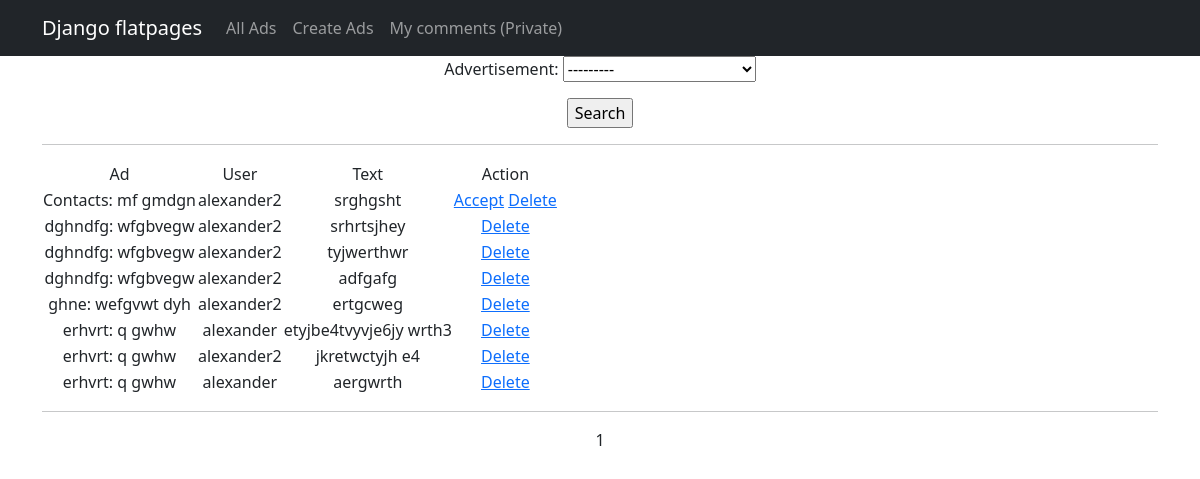
Screenshot of /board/comments/ (signed in) with the database file from the repository.
### board/models.py (models this page shows, shortened)
class Feedback(models.Model):
    advertisement = models.ForeignKey(Advertisement, on_delete=models.CASCADE)
    user = models.ForeignKey(User, on_delete=models.CASCADE)
    text = models.TextField()
    date_time = models.DateTimeField(auto_now_add=True)
    accepted = models.BooleanField(default=False)

class Advertisement(models.Model):
    author = models.ForeignKey(Author, on_delete=models.CASCADE)
    date_time = models.DateTimeField(auto_now_add=True)
    category = models.ManyToManyField(Category, through='AdvertisementCategory')
    title = models.TextField()
    text = models.TextField()
    def __str__(self):
        return f"{self.title}: {self.text[:124]}"

### board/views.py (the view)
# urls.py: path('comments/', Comments.as_view(), name='comments'),
class Comments(LoginRequiredMixin, ListView):
    model = Feedback
    ordering = "-date_time"
    template_name = 'comments.html'
    context_object_name = 'comments'
    paginate_by = 20
    def get_queryset(self):
        queryset = self.model.objects.filter(advertisement__author__user=self.request.user)
        self.filterset = FeedbackFilter(self.request.GET, queryset)
        return self.filterset.qs
    def get_context_data(self, **kwargs):
        context = super().get_context_data(**kwargs)
        context['time_now'] = timezone.now()
        context['filterset'] = self.filterset
        return context

### templates/comments.html (shortened to what this page needs)
{% extends 'flatpages/default.html' %}
{% load i18n %}
{% load tz %}
{% block content %}
    {% block search_form %}
    <form action="" method="get">
       {{ filterset.form.as_p }}
       <input type="submit" value="{% trans 'Search' %}" />
    </form>
    <hr>
    {% endblock search_form %}
    {% if comments %}
        <table>
            <tr>
                <td>{% trans "Ad" %}</td>
                <td>{% trans "User" %}</td>
                <td>{% trans "Text" %}</td>
                <td>{% trans "Action" %}</td>
            </tr>
            {% for comment in comments %}
            <tr>
                <td>{{ comment.advertisement }}</td>
                <td>{{ comment.user }}</td>
                <td>{{ comment.text }}</td>
                <td>{% if not comment.accepted %}
                    <a href="{% url 'accept_comment' comment.id %}">Accept</a>
                    {% endif %}
                    <a href="{% url 'delete_comment' comment.id %}">Delete</a>
                </td>
            </tr>
            {% endfor %}
        </table>
    {% else %}
        <h2>{% trans "Products" %} {% trans "are" %} {% trans "not" %} {% trans "available" %}!</h2>
    {% endif %}
    <hr>
    {{ page_obj.number }}
{% endblock content %}

### rows the page displays
Feedback: advertisement "Contacts: mf gmdgn", user "alexander2", text "srghgsht", accepted "Accept"
Feedback: advertisement "dghndfg: wfgbvegw", user "alexander2", text "srhrtsjhey"
Feedback: advertisement "dghndfg: wfgbvegw", user "alexander2", text "tyjwerthwr"
Feedback: advertisement "dghndfg: wfgbvegw", user "alexander2", text "adfgafg"
Feedback: advertisement "ghne: wefgvwt dyh", user "alexander2", text "ertgcweg"
Feedback: advertisement "erhvrt: q gwhw", user "alexander", text "etyjbe4tvyvje6jy wrth3"
Feedback: advertisement "erhvrt: q gwhw", user "alexander2", text "jkretwctyjh e4"
Feedback: advertisement "erhvrt: q gwhw", user "alexander", text "aergwrth"

### other values shown
{{ page_obj.number }} "1"
